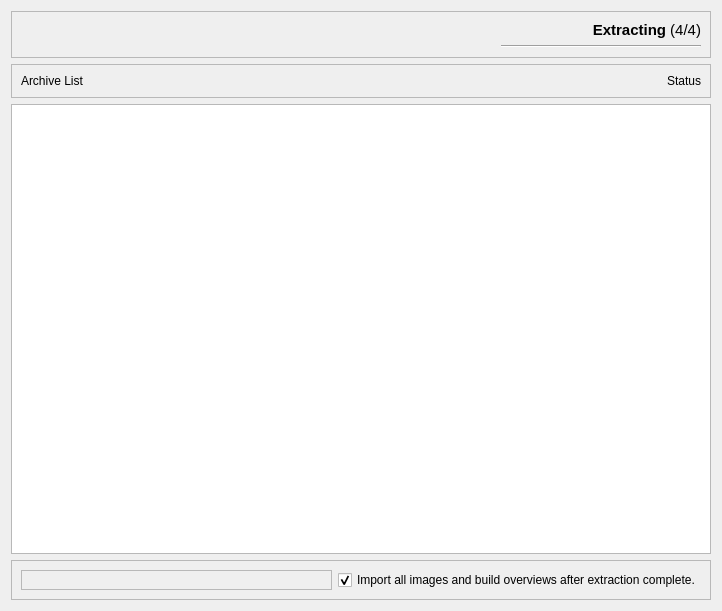
<?xml version="1.0" encoding="UTF-8"?>
<ui version="4.0">
 <class>QExtractWizardPageProgress</class>
 <widget class="QWizardPage" name="QExtractWizardPageProgress">
  <property name="geometry">
   <rect>
    <x>0</x>
    <y>0</y>
    <width>722</width>
    <height>611</height>
   </rect>
  </property>
  <property name="windowTitle">
   <string>WizardPage</string>
  </property>
  <layout class="QVBoxLayout" name="verticalLayout">
   <item>
    <widget class="QFrame" name="mTitleFrame0">
     <property name="maximumSize">
      <size>
       <width>16777215</width>
       <height>56</height>
      </size>
     </property>
     <property name="layoutDirection">
      <enum>Qt::RightToLeft</enum>
     </property>
     <property name="frameShape">
      <enum>QFrame::StyledPanel</enum>
     </property>
     <property name="frameShadow">
      <enum>QFrame::Raised</enum>
     </property>
     <layout class="QFormLayout" name="formLayout">
      <item row="1" column="0">
       <widget class="Line" name="mHLine0">
        <property name="minimumSize">
         <size>
          <width>200</width>
          <height>0</height>
         </size>
        </property>
        <property name="orientation">
         <enum>Qt::Horizontal</enum>
        </property>
       </widget>
      </item>
      <item row="0" column="0" colspan="2">
       <widget class="QLabel" name="mLabelTitle">
        <property name="font">
         <font>
          <family>Microsoft Sans Serif</family>
          <pointsize>11</pointsize>
         </font>
        </property>
        <property name="text">
         <string>&lt;html&gt;&lt;head/&gt;&lt;body&gt;&lt;p&gt;&lt;span style=&quot; font-weight:600;&quot;&gt;Extracting &lt;/span&gt;(4/4)&lt;/p&gt;&lt;/body&gt;&lt;/html&gt;</string>
        </property>
        <property name="alignment">
         <set>Qt::AlignRight|Qt::AlignTrailing|Qt::AlignVCenter</set>
        </property>
       </widget>
      </item>
     </layout>
    </widget>
   </item>
   <item>
    <widget class="QFrame" name="mTitleFrame1">
     <property name="frameShape">
      <enum>QFrame::StyledPanel</enum>
     </property>
     <property name="frameShadow">
      <enum>QFrame::Raised</enum>
     </property>
     <layout class="QHBoxLayout" name="horizontalLayout_2">
      <item>
       <widget class="QLabel" name="mLabelArchiveList">
        <property name="maximumSize">
         <size>
          <width>16777215</width>
          <height>30</height>
         </size>
        </property>
        <property name="font">
         <font>
          <family>Microsoft Sans Serif</family>
         </font>
        </property>
        <property name="text">
         <string>Archive List</string>
        </property>
       </widget>
      </item>
      <item>
       <widget class="QLabel" name="mLabelExtractStatus">
        <property name="font">
         <font>
          <family>Microsoft Sans Serif</family>
         </font>
        </property>
        <property name="text">
         <string>Status</string>
        </property>
        <property name="alignment">
         <set>Qt::AlignRight|Qt::AlignTrailing|Qt::AlignVCenter</set>
        </property>
       </widget>
      </item>
     </layout>
    </widget>
   </item>
   <item>
    <widget class="QFileListView" name="mArchiveListView">
     <property name="editTriggers">
      <set>QAbstractItemView::NoEditTriggers</set>
     </property>
    </widget>
   </item>
   <item>
    <widget class="QFrame" name="mFrameOption">
     <property name="frameShape">
      <enum>QFrame::StyledPanel</enum>
     </property>
     <property name="frameShadow">
      <enum>QFrame::Raised</enum>
     </property>
     <layout class="QHBoxLayout" name="horizontalLayout">
      <item>
       <widget class="QFrame" name="mPlaceHolder0">
        <property name="frameShape">
         <enum>QFrame::StyledPanel</enum>
        </property>
        <property name="frameShadow">
         <enum>QFrame::Raised</enum>
        </property>
       </widget>
      </item>
      <item>
       <widget class="QCheckBox" name="mCheckBoxImportAfterExtraction">
        <property name="font">
         <font>
          <family>Microsoft Sans Serif</family>
         </font>
        </property>
        <property name="text">
         <string>Import all images and build overviews after extraction complete.</string>
        </property>
        <property name="checked">
         <bool>true</bool>
        </property>
       </widget>
      </item>
     </layout>
    </widget>
   </item>
  </layout>
 </widget>
 <customwidgets>
  <customwidget>
   <class>QFileListView</class>
   <extends>QListView</extends>
   <header>qfilelistview.h</header>
  </customwidget>
 </customwidgets>
 <resources/>
 <connections/>
</ui>
